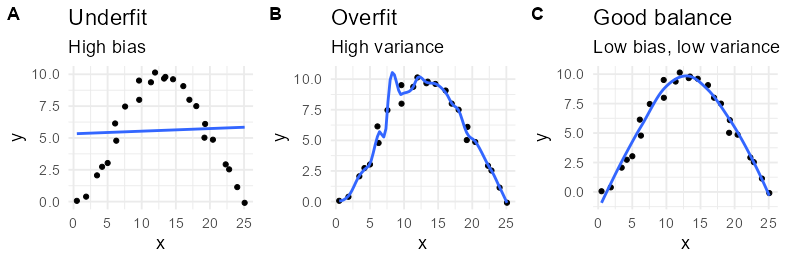
#> input picture inst/helpfiles/overUnderFit.png, 787 x 262 px
$ python make-ico.py ../../inst/helpfiles/overUnderFit.png ../../inst/helpfiles/variance_bias.png
#> lines starting #> are read from the running program, lines starting #| are printed output that depends on the picture
"""Convert the M2ara logo into a Windows .ico file for the installer.

Usage: python make-ico.py <source.png> <target.ico>
"""

import sys

from PIL import Image

SIZES = [(16, 16), (24, 24), (32, 32), (48, 48), (64, 64), (128, 128), (256, 256)]


def main() -> int:
    if len(sys.argv) != 3:
        print("usage: make-ico.py <source.png> <target.ico>", file=sys.stderr)
        return 2

    source, target = sys.argv[1], sys.argv[2]
    image = Image.open(source).convert("RGBA")
#> image is the input picture: PIL image 787x262 RGBA; mean R, G, B, A 25.5, 26.3, 28.6, 25.6

    # pad to a square canvas so the icon is not distorted
    side = max(image.size)
#> side = 787
    square = Image.new("RGBA", (side, side), (0, 0, 0, 0))
#> square: PIL image 787x787 RGBA; every value is 0
    square.paste(image, ((side - image.width) // 2, (side - image.height) // 2), image)
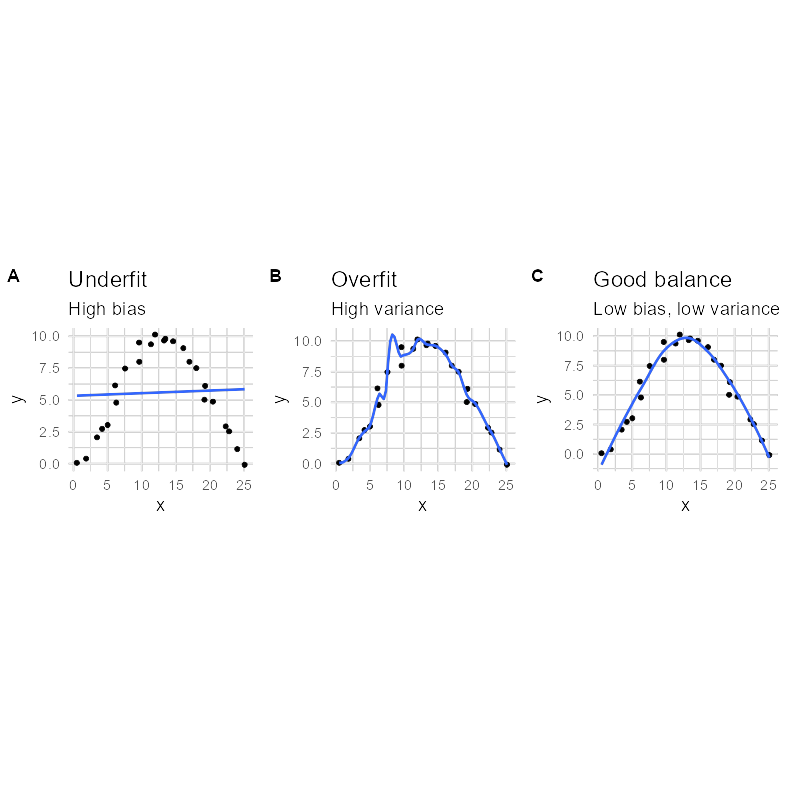
#> square: PIL image 787x787 RGBA; mean R, G, B, A 5.1, 5.3, 5.9, 6.9; transparent parts drawn white

    square.save(target, format="ICO", sizes=SIZES)
    print(f"wrote {target} from {source} ({side}x{side})")
#| wrote ../../inst/helpfiles/variance_bias.png from ../../inst/helpfiles/overUnderFit.png (787x787)
    return 0


if __name__ == "__main__":
    raise SystemExit(main())
#> (the program exits here)
